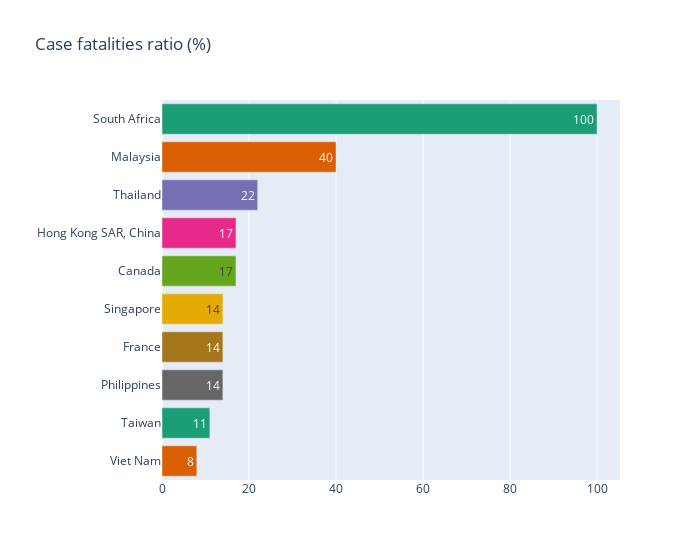

The cell this chart's notebook holds for it:
### Code cell
plot_barh('Case fatalities ratio (%)')

### Figure 1 — Plotly figure (JSON) as saved in the notebook; plotly's stock layout.template omitted (floating-point values rounded to 4 significant figures)
{"data": [{"alignmentgroup": "True", "customdata": [[1, 100]], "hovertemplate": "Country/Region=%{y}<br>Case fatalities ratio (%)=%{customdata[1]}<br>Cumulative total cases=%{customdata[0]}<extra></extra>", "legendgroup": "South Africa", "marker": {"color": "rgb(27,158,119)"}, "name": "South Africa", "offsetgroup": "South Africa", "orientation": "h", "showlegend": true, "text": [100], "textposition": "auto", "type": "bar", "x": [100], "xaxis": "x", "y": ["South Africa"], "yaxis": "y"}, {"alignmentgroup": "True", "customdata": [[5, 40]], "hovertemplate": "Country/Region=%{y}<br>Case fatalities ratio (%)=%{customdata[1]}<br>Cumulative total cases=%{customdata[0]}<extra></extra>", "legendgroup": "Malaysia", "marker": {"color": "rgb(217,95,2)"}, "name": "Malaysia", "offsetgroup": "Malaysia", "orientation": "h", "showlegend": true, "text": [40], "textposition": "auto", "type": "bar", "x": [40], "xaxis": "x", "y": ["Malaysia"], "yaxis": "y"}, {"alignmentgroup": "True", "customdata": [[9, 22]], "hovertemplate": "Country/Region=%{y}<br>Case fatalities ratio (%)=%{customdata[1]}<br>Cumulative total cases=%{customdata[0]}<extra></extra>", "legendgroup": "Thailand", "marker": {"color": "rgb(117,112,179)"}, "name": "Thailand", "offsetgroup": "Thailand", "orientation": "h", "showlegend": true, "text": [22], "textposition": "auto", "type": "bar", "x": [22], "xaxis": "x", "y": ["Thailand"], "yaxis": "y"}, {"alignmentgroup": "True", "customdata": [[1755, 17]], "hovertemplate": "Country/Region=%{y}<br>Case fatalities ratio (%)=%{customdata[1]}<br>Cumulative total cases=%{customdata[0]}<extra></extra>", "legendgroup": "Hong Kong SAR, China", "marker": {"color": "rgb(231,41,138)"}, "name": "Hong Kong SAR, China", "offsetgroup": "Hong Kong SAR, China", "orientation": "h", "showlegend": true, "text": [17], "textposition": "auto", "type": "bar", "x": [17], "xaxis": "x", "y": ["Hong Kong SAR, China"], "yaxis": "y"}, {"alignmentgroup": "True", "customdata": [[251, 17]], "hovertemplate": "Country/Region=%{y}<br>Case fatalities ratio (%)=%{customdata[1]}<br>Cumulative total cases=%{customdata[0]}<extra></extra>", "legendgroup": "Canada", "marker": {"color": "rgb(102,166,30)"}, "name": "Canada", "offsetgroup": "Canada", "orientation": "h", "showlegend": true, "text": [17], "textposition": "auto", "type": "bar", "x": [17], "xaxis": "x", "y": ["Canada"], "yaxis": "y"}, {"alignmentgroup": "True", "customdata": [[238, 14]], "hovertemplate": "Country/Region=%{y}<br>Case fatalities ratio (%)=%{customdata[1]}<br>Cumulative total cases=%{customdata[0]}<extra></extra>", "legendgroup": "Singapore", "marker": {"color": "rgb(230,171,2)"}, "name": "Singapore", "offsetgroup": "Singapore", "orientation": "h", "showlegend": true, "text": [14], "textposition": "auto", "type": "bar", "x": [14], "xaxis": "x", "y": ["Singapore"], "yaxis": "y"}, {"alignmentgroup": "True", "customdata": [[7, 14]], "hovertemplate": "Country/Region=%{y}<br>Case fatalities ratio (%)=%{customdata[1]}<br>Cumulative total cases=%{customdata[0]}<extra></extra>", "legendgroup": "France", "marker": {"color": "rgb(166,118,29)"}, "name": "France", "offsetgroup": "France", "orientation": "h", "showlegend": true, "text": [14], "textposition": "auto", "type": "bar", "x": [14], "xaxis": "x", "y": ["France"], "yaxis": "y"}, {"alignmentgroup": "True", "customdata": [[14, 14]], "hovertemplate": "Country/Region=%{y}<br>Case fatalities ratio (%)=%{customdata[1]}<br>Cumulative total cases=%{customdata[0]}<extra></extra>", "legendgroup": "Philippines", "marker": {"color": "rgb(102,102,102)"}, "name": "Philippines", "offsetgroup": "Philippines", "orientation": "h", "showlegend": true, "text": [14], "textposition": "auto", "type": "bar", "x": [14], "xaxis": "x", "y": ["Philippines"], "yaxis": "y"}, {"alignmentgroup": "True", "customdata": [[346, 11]], "hovertemplate": "Country/Region=%{y}<br>Case fatalities ratio (%)=%{customdata[1]}<br>Cumulative total cases=%{customdata[0]}<extra></extra>", "legendgroup": "Taiwan", "marker": {"color": "rgb(27,158,119)"}, "name": "Taiwan", "offsetgroup": "Taiwan", "orientation": "h", "showlegend": true, "text": [11], "textposition": "auto", "type": "bar", "x": [11], "xaxis": "x", "y": ["Taiwan"], "yaxis": "y"}, {"alignmentgroup": "True", "customdata": [[63, 8]], "hovertemplate": "Country/Region=%{y}<br>Case fatalities ratio (%)=%{customdata[1]}<br>Cumulative total cases=%{customdata[0]}<extra></extra>", "legendgroup": "Viet Nam", "marker": {"color": "rgb(217,95,2)"}, "name": "Viet Nam", "offsetgroup": "Viet Nam", "orientation": "h", "showlegend": true, "text": [8], "textposition": "auto", "type": "bar", "x": [8], "xaxis": "x", "y": ["Viet Nam"], "yaxis": "y"}], "layout": {"barmode": "relative", "legend": {"title": {"text": "Country/Region"}, "tracegroupgap": 0}, "showlegend": false, "title": {"text": "Case fatalities ratio (%)"}, "uniformtext": {"minsize": 8, "mode": "hide"}, "width": 700, "xaxis": {"anchor": "y", "domain": [0, 1], "title": {"text": ""}}, "yaxis": {"anchor": "x", "categoryarray": ["Viet Nam", "Taiwan", "Philippines", "France", "Singapore", "Canada", "Hong Kong SAR, China", "Thailand", "Malaysia", "South Africa"], "categoryorder": "array", "domain": [0, 1], "title": {"text": ""}}}}
